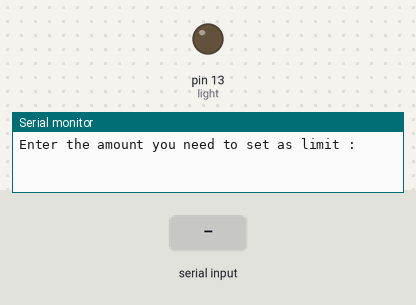
Recording of a sketch running on a simulated Arduino Uno, built with avr-gcc and run on an emulated ATmega328P. On the bench: output pins drawn as LEDs (lit = HIGH), the last lines printed to the serial monitor. Inputs (shaded band) come from the test bench.

Above: at 1.2 s.
1.3 s: byte 30 received over Serial
At 2.4 s:
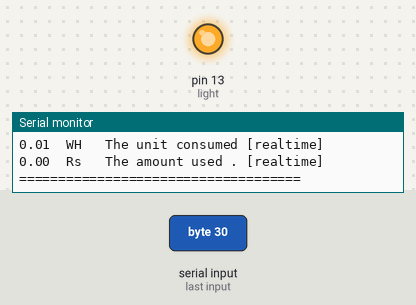
Timing chart, 0 to 4.3 s (numbered marks = the images above; inputs shaded):
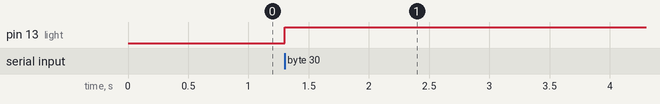

Measured:
- after the input at 1.3 s, pin 13 (light): LOW → HIGH at once

The sketch:

GoWattzs_final.ino
```cpp
// (licence header left out)
float value;
int flag;
float sensor;
const float vpp = 0.0048875855327468;
float r1 = 30000;
float r2 = 7500;
float voltage;   // for volatge
float current;  // for current
float credit;    // for credit unchanged
float power;    // for power
float unit;    // for unit of current recieved
int myclock;   // check measure time at which circuit was in on stages.
float check;   // check wheather the credit is getting over.
float addcredit;   // add up the credit when check conditon pass as fixed constant over the range.
int light = 13; // pinmode of light systems is 13
float price;
float savem;
float originalcost;

void printbill(float cp, float vp , float pp , float up, float rs, float sa)
// printing the original bill
{
  Serial.println("======CONSUMPTION TABLE===========");
  float originalcurrent = (sqrt(cp*cp)/100);
  Serial.print(originalcurrent);
  Serial.println("   A   The current [realtime]  ");

  float originalvoltage = (sqrt(vp*vp)/100);
  Serial.print(originalvoltage);
  Serial.println("   V   The voltage  [realtime]  ");

  float originalpower = (sqrt(pp*pp)/100);
  Serial.print(originalpower);
  Serial.println("  W   The power consumed [realtime]  ");

  float originalunit = (sqrt(up*up)/10);
  Serial.print(originalunit);
  Serial.println("  WH   The unit consumed [realtime]  ");

float saveme = sa;
  float originalrs = (sqrt((up*rs)*(up*rs))/10);
  Serial.print(originalrs+(sa/100));
  Serial.println("  Rs   The amount used . [realtime]  ");
  Serial.println("====================================");

  Serial.println("");
}
void storetemp(float c, float v, float p , float u, float r )
{
  //storing my temporary value of bill
  float tempcurrent = c;
  float tempvoltage = v;
  float temppower = p;
  float tempunit = u;
  float temprs = r;
}
void setup() {
  pinMode(13, OUTPUT);
  Serial.begin(9600);
  Serial.println("Enter the amount you need to set as limit : ");
  flag = 1;
  price = 0.01;

}

void loop() {
  if (Serial.available())
  {

    float s = Serial.read();
    credit = s;

    if (credit != 0)
    {
      check = 0;
      while (check <= credit)
      {
        digitalWrite(13, HIGH);
        myclock = myclock + 1;
        current = analogRead(A0);  // for current
        current = current - 510.50;
        voltage = analogRead(A1);
        voltage = voltage - 118; // for voltage

        power = current * voltage;
        unit = (power * myclock) / (1000 * 3600);
        printbill(current, voltage, power, unit, price,price);

        delay(10000);
        myclock = myclock + 4;
        if ((unit > 0) && (unit < 51))
        {

          price = 3.10;

          printbill(current, voltage, power, unit, price,price);
          if (flag == 1)
          {
            credit = credit - 3.10;
            flag = 0;
          }
          else if ((unit > 51) && (unit < 101))
          {

            Serial.println(price);
            printbill(current, voltage, power, unit, price,price);
            if (flag == 1)
            {
              credit = credit - 1;
              flag = 0;
            }
          }
          else if ((unit > 101) && (unit < 201))
          {
            price = 4.80;

            printbill(current, voltage, power, unit, price,price);
            if (flag == 1)
            {
              credit = credit - 0.7;
              flag = 0;
            }

          }

          else if ((unit > 200) && (unit < 301))
          {
            price = 6.80 + .01;

            credit = credit - 1.7;
            printbill(current, voltage, power, unit, price,price);

          }

        }

      }
    }

    else
    {
      digitalWrite(light, LOW);   // if goes higher optimisation happens.
    }
  }
}
```
